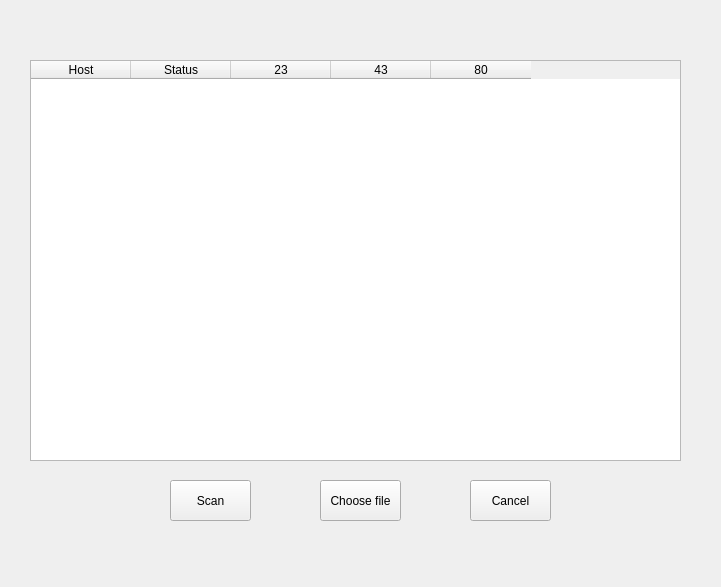
<?xml version="1.0" encoding="UTF-8"?>
<ui version="4.0">
 <class>Form</class>
 <widget class="QWidget" name="Form">
  <property name="geometry">
   <rect>
    <x>0</x>
    <y>0</y>
    <width>721</width>
    <height>587</height>
   </rect>
  </property>
  <property name="windowTitle">
   <string>Form</string>
  </property>
  <widget class="QTableWidget" name="tableWidget">
   <property name="geometry">
    <rect>
     <x>30</x>
     <y>60</y>
     <width>651</width>
     <height>401</height>
    </rect>
   </property>
   <column>
    <property name="text">
     <string>Host</string>
    </property>
   </column>
   <column>
    <property name="text">
     <string>Status</string>
    </property>
   </column>
   <column>
    <property name="text">
     <string>23</string>
    </property>
   </column>
   <column>
    <property name="text">
     <string>43</string>
    </property>
   </column>
   <column>
    <property name="text">
     <string>80</string>
    </property>
   </column>
  </widget>
  <widget class="QToolButton" name="toolButton_3">
   <property name="geometry">
    <rect>
     <x>170</x>
     <y>480</y>
     <width>81</width>
     <height>41</height>
    </rect>
   </property>
   <property name="text">
    <string>Scan</string>
   </property>
  </widget>
  <widget class="QToolButton" name="toolButton_4">
   <property name="geometry">
    <rect>
     <x>320</x>
     <y>480</y>
     <width>81</width>
     <height>41</height>
    </rect>
   </property>
   <property name="text">
    <string>Choose file</string>
   </property>
  </widget>
  <widget class="QToolButton" name="toolButton_5">
   <property name="geometry">
    <rect>
     <x>470</x>
     <y>480</y>
     <width>81</width>
     <height>41</height>
    </rect>
   </property>
   <property name="text">
    <string>Cancel</string>
   </property>
  </widget>
 </widget>
 <resources/>
 <connections/>
</ui>
